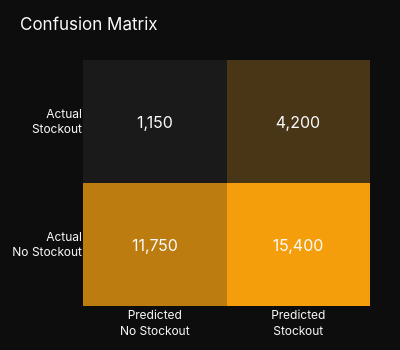

Write notebook code for a chart like this one.
### Code cell
# Confusion matrix
if 'confusion_matrix' in ensemble:
    fig_cm = create_confusion_matrix_chart(ensemble['confusion_matrix'])
    fig_cm.show()

### Figure 1 — Plotly figure (JSON) as saved in the notebook; plotly's stock layout.template omitted (floating-point values rounded to 4 significant figures)
{"data": [{"colorscale": [[0, "#1A1A1A"], [1, "#F59E0B"]], "showscale": false, "textfont": {"color": "#F9FAFB", "size": 16}, "texttemplate": "%{z:,}", "type": "heatmap", "x": ["Predicted<br>No Stockout", "Predicted<br>Stockout"], "y": ["Actual<br>No Stockout", "Actual<br>Stockout"], "z": [[11750, 15400], [1150, 4200]]}], "layout": {"font": {"color": "#F9FAFB", "family": "Inter, sans-serif"}, "height": 350, "legend": {"bgcolor": "rgba(0,0,0,0.5)", "bordercolor": "#333", "font": {"color": "#F9FAFB"}}, "margin": {"b": 40, "l": 60, "r": 30, "t": 60}, "paper_bgcolor": "#0D0D0D", "plot_bgcolor": "#0D0D0D", "title": {"text": "Confusion Matrix"}, "width": 400, "xaxis": {"gridcolor": "#222222", "zerolinecolor": "#333333"}, "yaxis": {"gridcolor": "#222222", "zerolinecolor": "#333333"}}}
